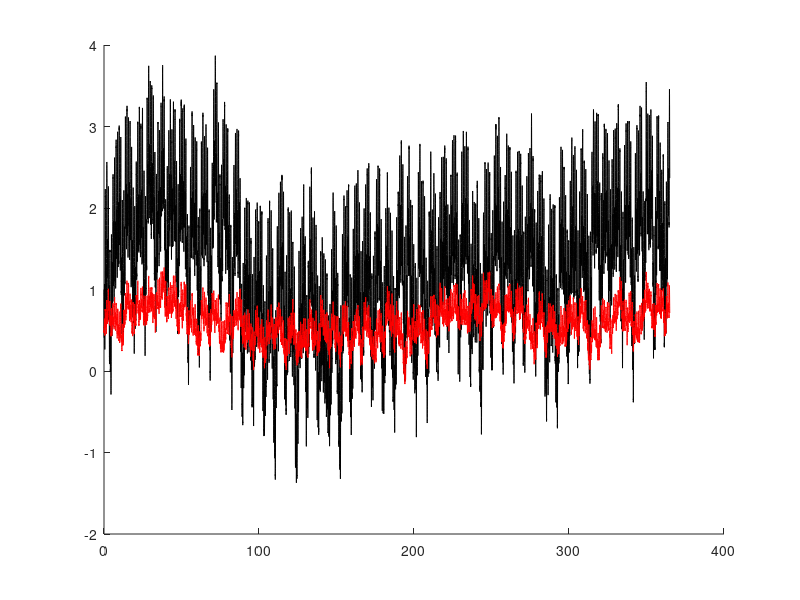

MATLAB code for this plot: (Note: this script raises an error after producing the figure.)
clear
close all
clc


delta = 15/(60*24);


P = [1/4 1/3 1/2 1 7/2 7 365/4 365/2 365];       % periods (in days)
omega = 2*pi ./ P;                               % frequencies

kappa_IT = 0.350010322216108;
sigma_IT = 0.111417572966839;
b_IT     = 0.611841394373854;
c_IT     = [0.410052426945638	0.160558469292021	-2.42377036825523	-1.51010901660680	0.084112231159954	0.2984233222537860	-0.0113108198750741	 0.0562621276399995	  0.0912004672700916];
s_IT     = [0.271422536765792  -0.640072655650156	 2.81556280010702	-0.95222108696697  -0.247940550661697	0.0982448206348856	-0.0161971505489276	 0.0450803116146585	 -0.0527038711819384];

phi_IT   = exp(-kappa_IT*delta);
v_IT     = sigma_IT^2/(2*kappa_IT) * (1 - phi_IT^2);


n_countries = 5;

rho      = 0;

kappa_EU = kappa_IT;
sigma_EU = sigma_IT * sqrt(n_countries*(1+(n_countries-1)*rho));
b_EU     = b_IT * (n_countries - 3);
c_EU     = c_IT * n_countries;
s_EU     = s_IT * n_countries;

phi_EU   = exp(-kappa_EU*delta);
v_EU     = sigma_EU^2/(2*kappa_EU) * (1 - phi_EU^2);


T  = 365;                              % days
dt = 1/(24*4);
Nt = T/dt;                          
t_ = linspace(0,T,Nt+1);


shift = 7;         % ... days       

t_IT = t_';
t_EU = mod(t_-shift,365)';


csin_wt_IT = cos(t_IT * omega);    
ssin_wt_IT = sin(t_IT * omega);

P_j_IT = ( (kappa_IT*csin_wt_IT(2:Nt,:) + ones(Nt-1,1)*omega.*ssin_wt_IT(2:Nt,:)) - phi_IT*(kappa_IT*csin_wt_IT(1:Nt-1,:) + ones(Nt-1,1)*omega.*ssin_wt_IT(1:Nt-1,:)) ) ./ ( ones(Nt-1,1)*(kappa_IT^2 + omega.^2) );
Q_j_IT = ( (kappa_IT*ssin_wt_IT(2:Nt,:) - ones(Nt-1,1)*omega.*csin_wt_IT(2:Nt,:)) - phi_IT*(kappa_IT*ssin_wt_IT(1:Nt-1,:) - ones(Nt-1,1)*omega.*csin_wt_IT(1:Nt-1,:)) ) ./ ( ones(Nt-1,1)*(kappa_IT^2 + omega.^2) );


csin_wt_EU = cos(t_EU * omega);    
ssin_wt_EU = sin(t_EU * omega);

P_j_EU = ( (kappa_EU*csin_wt_EU(2:Nt,:) + ones(Nt-1,1)*omega.*ssin_wt_EU(2:Nt,:)) - phi_EU*(kappa_EU*csin_wt_EU(1:Nt-1,:) + ones(Nt-1,1)*omega.*ssin_wt_EU(1:Nt-1,:)) ) ./ ( ones(Nt-1,1)*(kappa_EU^2 + omega.^2) );
Q_j_EU = ( (kappa_EU*ssin_wt_EU(2:Nt,:) - ones(Nt-1,1)*omega.*csin_wt_EU(2:Nt,:)) - phi_EU*(kappa_EU*ssin_wt_EU(1:Nt-1,:) - ones(Nt-1,1)*omega.*csin_wt_EU(1:Nt-1,:)) ) ./ ( ones(Nt-1,1)*(kappa_EU^2 + omega.^2) );


x0_IT = 0.50;
x0_EU = 0.50 * (n_countries - 3);

x_IT = zeros(1,Nt);
x_EU = zeros(1,Nt);

x_IT(1) = x0_IT;
x_EU(1) = x0_EU;
for i = 2:Nt
    mu_IT = phi_IT*x_IT(i-1) + (1-phi_IT)*b_IT + kappa_IT*(P_j_IT(i-1,:)*c_IT' + Q_j_IT(i-1,:)*s_IT');
    W_IT = randn;
    x_IT(i) = mu_IT + sqrt(v_IT)*W_IT;
    mu_EU = phi_EU*x_EU(i-1) + (1-phi_EU)*b_EU + kappa_EU*(P_j_EU(i-1,:)*c_EU' + Q_j_EU(i-1,:)*s_EU');
    W_EU = rho*W_IT + sqrt(1-rho^2)*randn;
    x_EU(i) = mu_EU + sqrt(v_EU)*W_EU;
end

% figure
% yline(0,'Color','black','LineWidth',1.5)
% hold on
% yline(1,'Color','black','LineWidth',1.5)
% hold on
% yline(n_countries-2,'Color','black','LineWidth',1.5)
% hold on
% plot((1:N)*delta,x_EU)
% hold on
% plot((1:N)*delta,x_IT)
% grid on
% xlim([0,365])

P_max = 0.9;
a = P_max*(n_countries-2);

figure
hold on

h1 = plot((1:Nt)*delta, x_EU, ...
    'Color','black', 'LineWidth',0.5);

h2 = plot((1:Nt)*delta, x_IT, ...
    'Color','red', 'LineWidth',0.5);

yline(a,     '--b', 'LineWidth',0.5);
yline(P_max, '--b', 'LineWidth',0.5);
yline(0,     '--b', 'LineWidth',0.5);

grid on

ax = gca;

% Store the limits of the left y-axis
yyaxis left
yl = ylim;

% Configure the right y-axis using the same limits
yyaxis right
ylim(yl)

% Tick values must be in increasing order
tickValues = [0, P_max, a];
tickLabels = {'$0$', '$P_{\max}$', '$a$'};

[tickValues, idx] = sort(tickValues);
tickLabels = tickLabels(idx);

yticks(tickValues)
yticklabels(tickLabels)

ax.YAxis(2).Color = 'b';
ax.YAxis(2).TickLabelInterpreter = 'latex';

% Return to the left axis for any subsequent plotting
yyaxis left

xlim([0,365])

legend([h1 h2], {'$M_t$', '$Y_t$'}, ...
    'Interpreter','latex', ...
    'Location','southeast')
